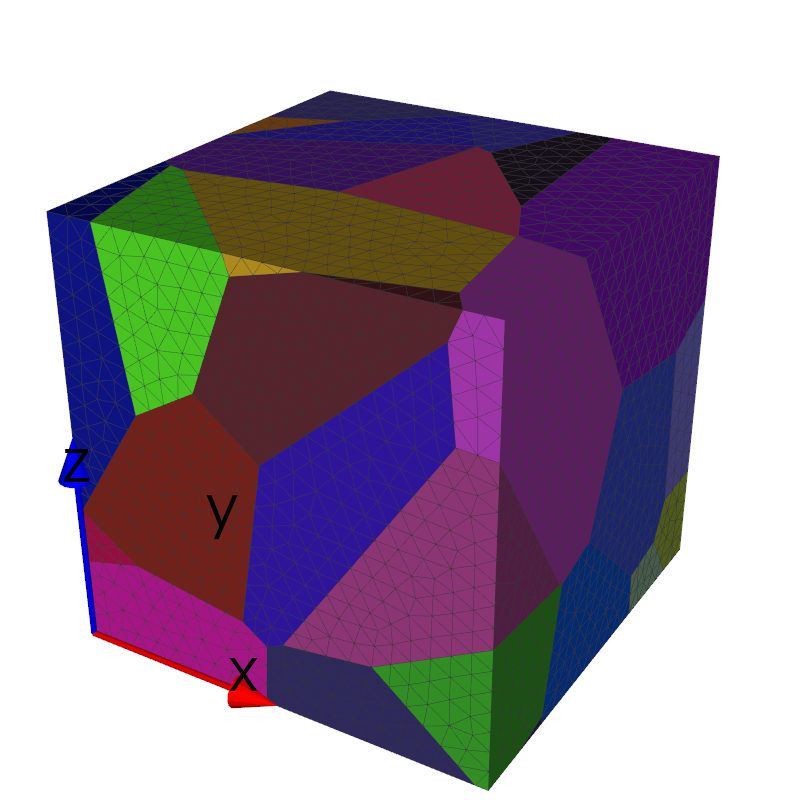

Reproduce this figure in Python.
from pymicro.fe.FE import FE_Calc
from pymicro.view.scene3d import Scene3D
from pymicro.view.vtk_utils import axes_actor, setup_camera, rand_cmap, show_mesh
import os, vtk

base_name = os.path.splitext(__file__)[0]
calc = FE_Calc(wdir='/home/proudhon/students/jia/polyx/calcul_d5', prefix='calcul')
#calc = FE_Calc(wdir='../data', prefix='calcul')
calc.read_ut()
# compute the grain id field
gid_field = calc._mesh.compute_grain_id_field(grain_prefix = '_ELSET')
calc.add_integ_field('grain_ids', gid_field)
# get the sig33 field at card 5
field_name = 'sig33'
field = calc.read_integ(5, field_name, verbose=False)
calc.add_integ_field(field_name, field)
vtk_mesh = calc.build_vtk()

# initialize a 3d scene
s3d = Scene3D(display=False, ren_size=(800,800), name=base_name)

# create mapper and mesh actor
lut = rand_cmap(N=40, first_is_black=False, table_range=(0,39))
mesh = show_mesh(vtk_mesh, map_scalars=True, lut=lut, show_edges=True, edge_color=(0.2, 0.2, 0.2), edge_line_width=0.5)
s3d.add(mesh)

# add axes actor
axes = axes_actor(50, fontSize=60)
s3d.add(axes)

# set up camera and render
cam = setup_camera(size=(100, 100, 100))
s3d.set_camera(cam)
s3d.render()

# thumbnail for the image gallery
from matplotlib import image
image_name = base_name + '.png'
image.thumbnail(image_name, 'thumb_' + image_name, 0.2)
